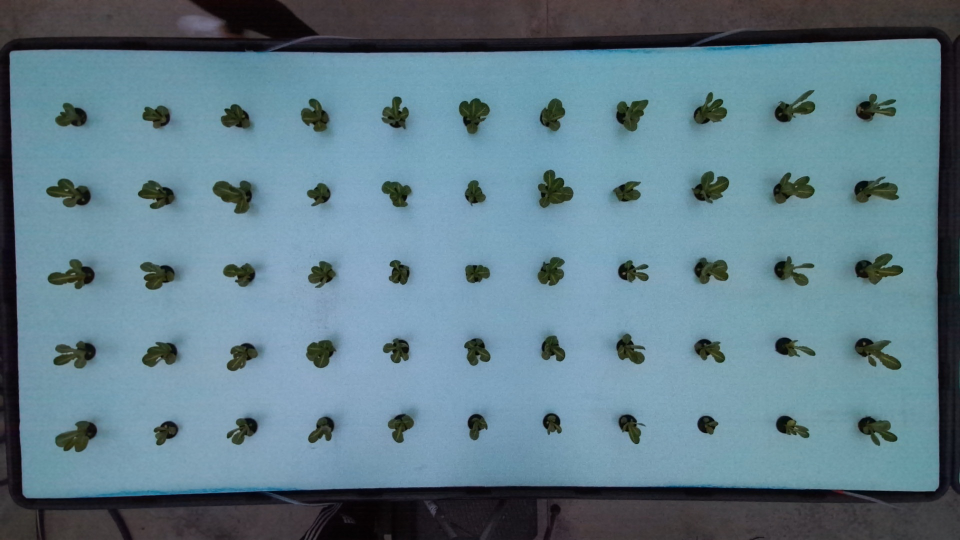
#> input picture image_data/masks/T01_rgb/T01_GH13_JC01_Feb-02-2023_0734_rgb.jpg, 1920 x 1080 px (shown at 1/2 size); its folder holds only this picture in this run
$ python Find_HSV.py
#> lines starting #> are read from the running program, lines starting #| are printed output that depends on the picture; after the words box and inside, x2 and y2 are one past the last pixel; in counts of white or black regions, pixels touching at a corner belong together
# finding hsv range of target object(pen)
import cv2
import numpy as np
import time
import glob
from os import chdir,remove,mkdir

# A required callback method that goes into the trackbar function.
def nothing(x):
    pass

# [8 lines of commented-out code are left out]

filenames = sorted(glob.glob('T01_rgb/*.jpg'))


l_h, l_s, l_v, u_h, u_s, u_v, size_ig = 0,0,0,255,255,255,0
for id, file in enumerate (filenames):
    if 1==1:# file[0:2] == "24":
        img = cv2.imread(file)                  # open a file
#> img is the input picture: shape (1080, 1920, 3); mean B, G, R 138, 124.9, 96.8
        # [4 lines of commented-out code are left out]
        cap = img
        frame = cap


        # Create a window named trackbars.
        cv2.namedWindow("Trackbars")

        # Now create 6 trackbars that will control the lower and upper range of
        # H,S and V channels. The Arguments are like this: Name of trackbar,
        # window name, range,callback function. For Hue the range is 0-179 and
        # for S,V its 0-255.
        cv2.createTrackbar("L - H", "Trackbars", l_h, 179, nothing)
        cv2.createTrackbar("L - S", "Trackbars", l_s, 255, nothing)
        cv2.createTrackbar("L - V", "Trackbars", l_v, 255, nothing)
        cv2.createTrackbar("U - H", "Trackbars", u_h, 179, nothing)
        cv2.createTrackbar("U - S", "Trackbars", u_s, 255, nothing)
        cv2.createTrackbar("U - V", "Trackbars", u_v, 255, nothing)
        cv2.createTrackbar("Size", "Trackbars", size_ig, 1500, nothing)


        while True:


            # Convert the BGR image to HSV image.
            hsv = cv2.cvtColor(cap, cv2.COLOR_BGR2HSV)
#> hsv: shape (1080, 1920, 3); mean H, S, V 101.7, 78.4, 139.6

            # Get the new values of the trackbar in real time as the user changes
            # them
            l_h = cv2.getTrackbarPos("L - H", "Trackbars")
            l_s = cv2.getTrackbarPos("L - S", "Trackbars")
            l_v = cv2.getTrackbarPos("L - V", "Trackbars")
            u_h = cv2.getTrackbarPos("U - H", "Trackbars")
            u_s = cv2.getTrackbarPos("U - S", "Trackbars")
            u_v = cv2.getTrackbarPos("U - V", "Trackbars")
            size_ig = cv2.getTrackbarPos("Size", "Trackbars")

            # Set the lower and upper HSV range according to the value selected
            # by the trackbar
            lower_range = np.array([l_h, l_s, l_v])
            upper_range = np.array([u_h, u_s, u_v])

            # Filter the image and get the binary mask, where white represents
            # your target color
            mask = cv2.inRange(hsv, lower_range, upper_range)
#> mask: shape (1080, 1920); every value is 255
            cont, hier = cv2.findContours(mask, cv2.RETR_EXTERNAL, cv2.CHAIN_APPROX_NONE)
#> cont = 1 contour; box (x1, y1, x2, y2) and area: (0, 0, 1920, 1080) 2070601
            for contour in cont:
                if cv2.contourArea(contour) < size_ig:
                    cv2.fillPoly(mask, pts=[contour], color=(0, 0, 0))
#> this loop made 1 pass

            # You can also visualize the real part of the target color (Optional)
            res = cv2.bitwise_and(frame, frame, mask=mask)

            # Converting the binary mask to 3 channel image, this is just so
            # we can stack it with the others
            mask_3 = cv2.cvtColor(mask, cv2.COLOR_GRAY2BGR)
#> mask_3: shape (1080, 1920, 3); every value is 255

            # stack the mask, orginal frame and the filtered result
            stacked = np.hstack((mask_3, frame, res))
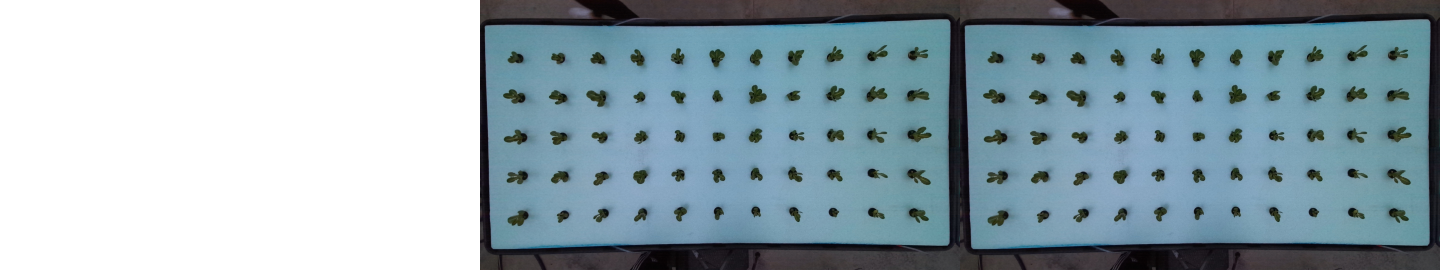
#> stacked: shape (1080, 5760, 3) (shown at 1/4 size); mean B, G, R 177, 168.3, 149.6

            # Show this stacked frame at 40% of the size.
            cv2.imshow('Trackbars', cv2.resize(stacked, None, fx=0.3, fy=0.3))
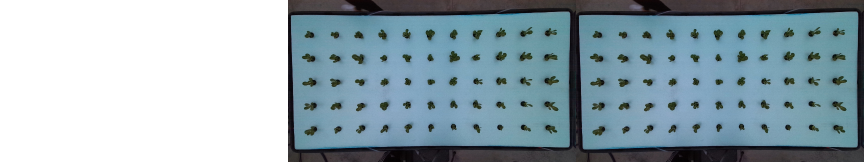
#> window 'Trackbars': shape (324, 1728, 3) (shown at 1/2 size); mean B, G, R 176.9, 168.2, 149.5

            # If the user presses ESC then exit the program
            key = cv2.waitKey(1)
#> (key Esc is pressed here)
            if key == 27:
                break

            # If the user presses `s` then print this array.
            if key == ord('s'):
                thearray = [[l_h, l_s, l_v], [u_h, u_s, u_v]]
                print(thearray)
                img_name = file.split('\\')[-1]
                cv2.imwrite(f'T01_mask/{img_name}', mask)

                # Also save this array as penval.npy
                #np.save('hsv_value', thearray)
                break


        # Release the camera & destroy the windows.
        cv2.destroyAllWindows()

$ run again, on image_data/masks/T01_rgb/T01_GH13_JC01_Feb-14-2023_0744_rgb.jpg
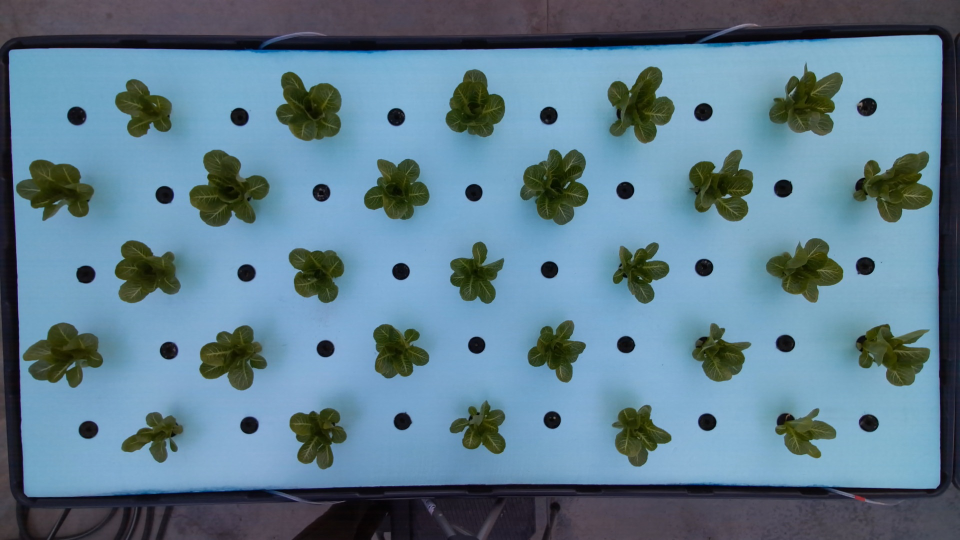
#> input picture image_data/masks/T01_rgb/T01_GH13_JC01_Feb-14-2023_0744_rgb.jpg, 1920 x 1080 px (shown at 1/2 size)
#> img is the input picture: shape (1080, 1920, 3); mean B, G, R 143.1, 125.3, 95.2
#> hsv: shape (1080, 1920, 3); mean H, S, V 100.7, 98.8, 147.6
#> mask: shape (1080, 1920); every value is 255
#> cont = 1 contour; box (x1, y1, x2, y2) and area: (0, 0, 1920, 1080) 2070601
#> the loop `for contour in cont:` made 1 pass
#> mask_3: shape (1080, 1920, 3); every value is 255
#> `stacked = np.hstack((mask_3, frame, res))`:
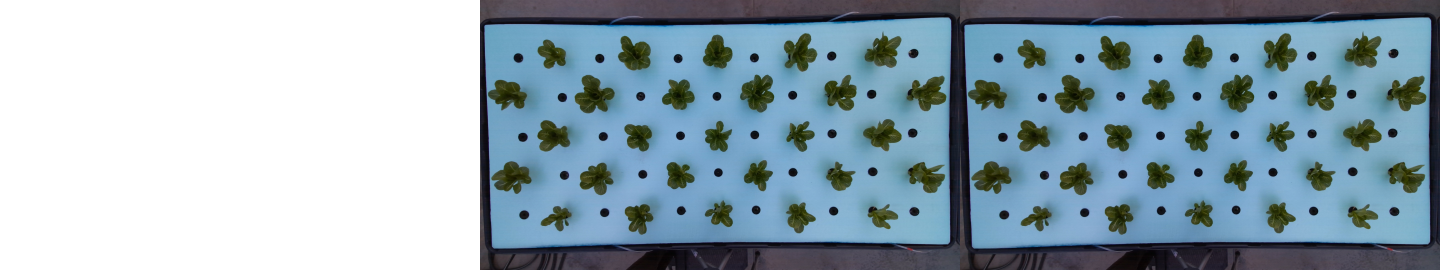
#> stacked: shape (1080, 5760, 3) (shown at 1/4 size); mean B, G, R 180.4, 168.5, 148.5
#> `cv2.imshow('Trackbars', cv2.resize(stacked, None, fx=0.3, fy=0.3))`:
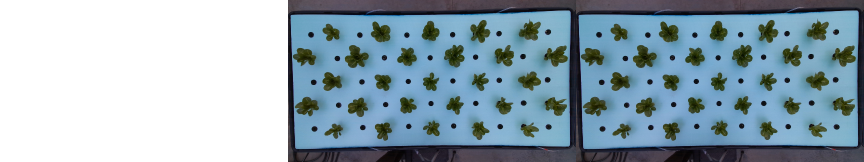
#> window 'Trackbars': shape (324, 1728, 3) (shown at 1/2 size); mean B, G, R 180.4, 168.5, 148.4

$ run again, on image_data/masks/T01_rgb/T01_GH13_JC01_Feb-15-2023_1725_rgb.jpg
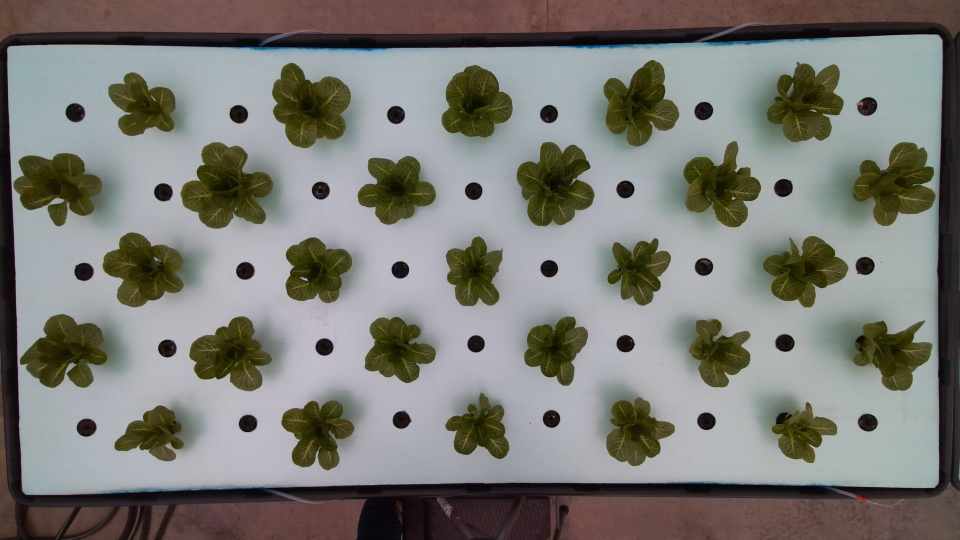
#> input picture image_data/masks/T01_rgb/T01_GH13_JC01_Feb-15-2023_1725_rgb.jpg, 1920 x 1080 px (shown at 1/2 size)
#> img is the input picture: shape (1080, 1920, 3); mean B, G, R 117.8, 123, 123.5
#> hsv: shape (1080, 1920, 3); mean H, S, V 80.5, 59.6, 130.1
#> mask: shape (1080, 1920); every value is 255
#> cont = 1 contour; box (x1, y1, x2, y2) and area: (0, 0, 1920, 1080) 2070601
#> the loop `for contour in cont:` made 1 pass
#> mask_3: shape (1080, 1920, 3); every value is 255
#> `stacked = np.hstack((mask_3, frame, res))`:
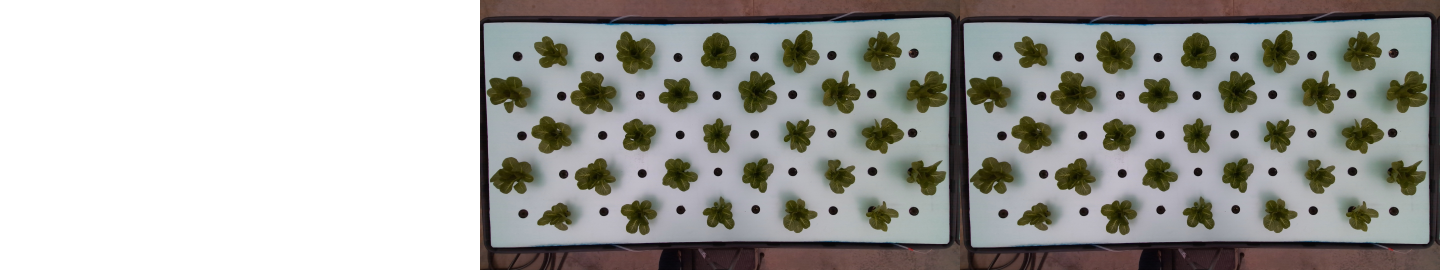
#> stacked: shape (1080, 5760, 3) (shown at 1/4 size); mean B, G, R 163.5, 167, 167.3
#> `cv2.imshow('Trackbars', cv2.resize(stacked, None, fx=0.3, fy=0.3))`:
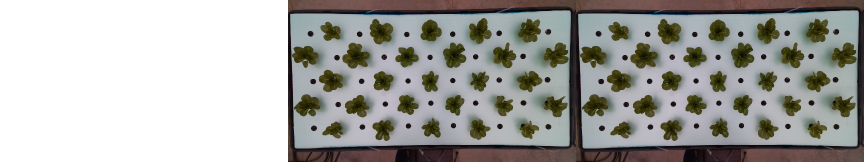
#> window 'Trackbars': shape (324, 1728, 3) (shown at 1/2 size); mean B, G, R 163.5, 166.9, 167.3

$ run again, on image_data/masks/T01_rgb/T01_GH13_JC01_Feb-06-2023_1722_rgb.jpg
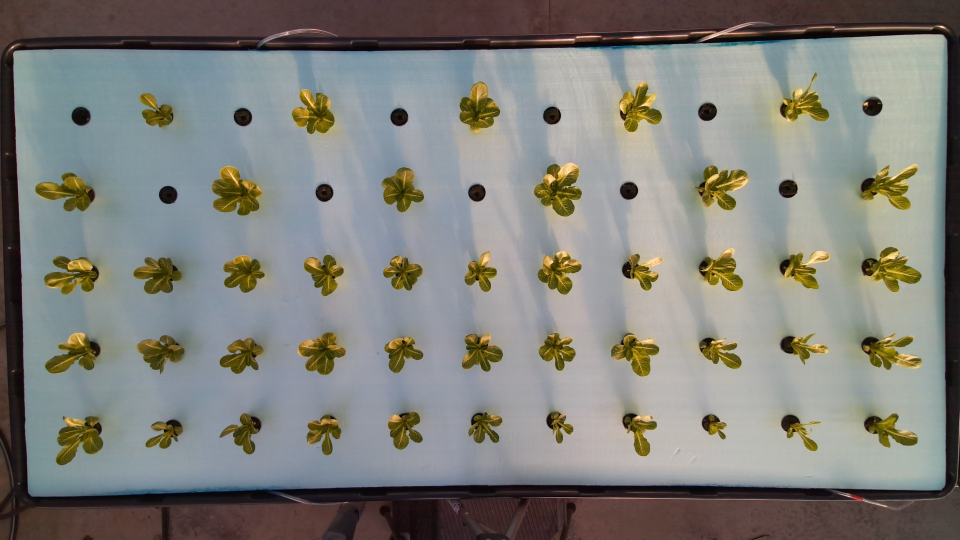
#> input picture image_data/masks/T01_rgb/T01_GH13_JC01_Feb-06-2023_1722_rgb.jpg, 1920 x 1080 px (shown at 1/2 size)
#> img is the input picture: shape (1080, 1920, 3); mean B, G, R 123.6, 129.1, 129.3
#> hsv: shape (1080, 1920, 3); mean H, S, V 69, 52.8, 137.9
#> mask: shape (1080, 1920); every value is 255
#> cont = 1 contour; box (x1, y1, x2, y2) and area: (0, 0, 1920, 1080) 2070601
#> the loop `for contour in cont:` made 1 pass
#> mask_3: shape (1080, 1920, 3); every value is 255
#> `stacked = np.hstack((mask_3, frame, res))`:
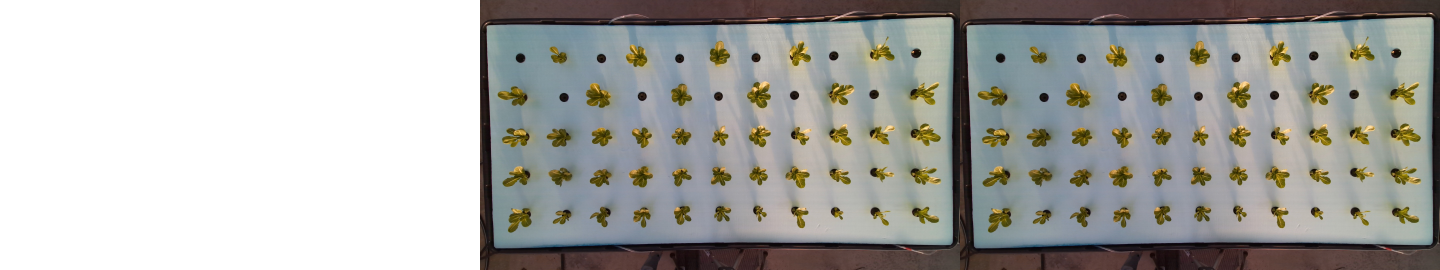
#> stacked: shape (1080, 5760, 3) (shown at 1/4 size); mean B, G, R 167.4, 171.1, 171.2
#> `cv2.imshow('Trackbars', cv2.resize(stacked, None, fx=0.3, fy=0.3))`:
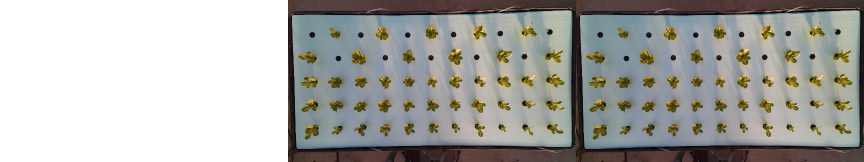
#> window 'Trackbars': shape (324, 1728, 3) (shown at 1/2 size); mean B, G, R 167.4, 171.1, 171.2
